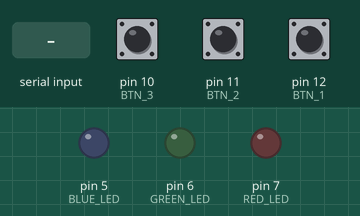
A sketch run on a simulated Arduino Uno, built with avr-gcc and run on an emulated ATmega328P. On the bench: output pins drawn as LEDs (lit = HIGH). The inputs (shaded band) are chosen by the test bench; at power-on: pin 10 (BTN_3) HIGH, pin 11 (BTN_2) HIGH, pin 12 (BTN_1) HIGH.

Above: at 1.2 s.
1.3 s: "1\n" received over Serial
At 2.4 s:
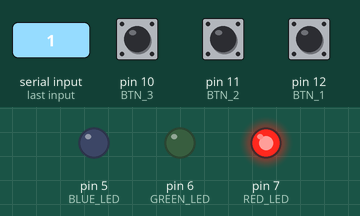
2.8 s: "2\n" received over Serial
At 3.6 s:
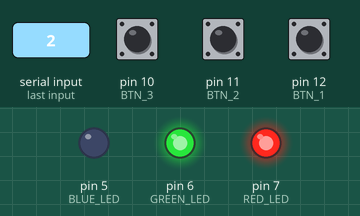
4.3 s: "3\n" received over Serial
At 4.7 s:
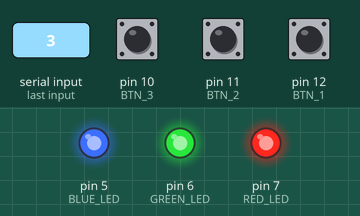
Timing chart, 0 to 7.3 s (numbered marks = the images above; inputs shaded):
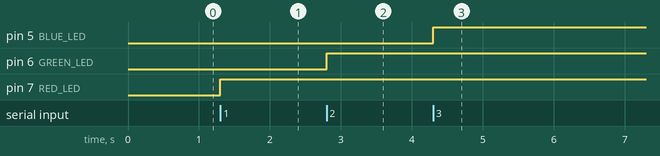

Measured:
- after the input at 1.3 s, pin 7 (RED_LED): LOW → HIGH at once
- after the input at 2.8 s, pin 6 (GREEN_LED): LOW → HIGH at once
- after the input at 4.3 s, pin 5 (BLUE_LED): LOW → HIGH at once

The sketch:

laboratory_activity_6.ino
```cpp
#include "myFunctions.h"

void setup() {
  Serial.begin(9600);
  setupHardware(); // Initialize Pins
  // Note: We avoid printing a startup message to keep the serial buffer clean for the Python parser
}

void loop() {
  // ==========================================
  // PART 1: INBOUND - Read from Python
  // Logic: Python sends '1', '2', '3' -> Toggle LEDs
  // ==========================================
    if (Serial.available() > 0) {

    String inputString = Serial.readStringUntil('\n');

    inputString.trim();

    if (inputString.length() == 0) {
      return;
    }

    if (inputString.length() > 1) {
      Serial.println("Error: Please input only one character.");
      return;
    }

    char input = inputString[0];

    // Ignore newline characters or carriage returns
    if (input != '\n' && input != '\r') {
      switch (input) {
        case '1':
          toggleRed();
          break;
        case '2':
          toggleGreen();
          break;
        case '3':
          toggleBlue();
          break;
        default:
        Serial.print("Error: Invalid input '");
        Serial.print(input);
        Serial.println("'");
          break;
        // No default case needed; ignore invalid data
      }
    }
  }

  // ==========================================
  // PART 2: OUTBOUND - Read Buttons & Send to Python
  // Logic: Button Press -> Send 'R', 'G', 'B'
  // Uses State Change Detection (Falling Edge)
  // ==========================================

  // Read current states
  int currentBtn1 = digitalRead(BTN_1);
  int currentBtn2 = digitalRead(BTN_2);
  int currentBtn3 = digitalRead(BTN_3);

  // --- Button 1 Logic (Red Request) ---
  if (lastBtn1State == HIGH && currentBtn1 == LOW) {
    Serial.print("R\n"); // Send single char
    delay(50);         // Simple Debounce
  }
  lastBtn1State = currentBtn1;

  // --- Button 2 Logic (Green Request) ---
  if (lastBtn2State == HIGH && currentBtn2 == LOW) {
    Serial.print("G\n");
    delay(50);
  }
  lastBtn2State = currentBtn2;

  // --- Button 3 Logic (Blue Request) ---
  if (lastBtn3State == HIGH && currentBtn3 == LOW) {
    Serial.print("B\n");
    delay(50);
  }
  lastBtn3State = currentBtn3;
}
```

myFunctions.h
```cpp
#ifndef myFunctions.h
#define myFunctions.h

// === Pin Assignments (Updated) ===
// LEDs moved to 7, 6, 5
#define RED_LED 7
#define GREEN_LED 6
#define BLUE_LED 5

// Buttons added to 12, 11, 10
// Note: Pin 10 was previously Blue LED, now it is Button 3
#define BTN_1 12
#define BTN_2 11
#define BTN_3 10

// === LED States ===
bool redState = false;
bool greenState = false;
bool blueState = false;

// === Button State Tracking (For Edge Detection) ===
// We need to track the previous state to detect a "press" event (High -> Low)
int lastBtn1State = HIGH;
int lastBtn2State = HIGH;
int lastBtn3State = HIGH;

// === Hardware Setup ===
void setupHardware() {
  // LED Outputs
  pinMode(RED_LED, OUTPUT);
  pinMode(GREEN_LED, OUTPUT);
  pinMode(BLUE_LED, OUTPUT);

  // Button Inputs with Internal Pull-up Resistors
  // (Input is HIGH when open, LOW when pressed)
  pinMode(BTN_1, INPUT_PULLUP);
  pinMode(BTN_2, INPUT_PULLUP);
  pinMode(BTN_3, INPUT_PULLUP);

  // Initialize LEDs to OFF
  digitalWrite(RED_LED, LOW);
  digitalWrite(GREEN_LED, LOW);
  digitalWrite(BLUE_LED, LOW);
}

// === Toggle Functions (Executed upon command from Python) ===
void toggleRed() {
  redState = !redState;
  digitalWrite(RED_LED, redState);
}

void toggleGreen() {
  greenState = !greenState;
  digitalWrite(GREEN_LED, greenState);
}

void toggleBlue() {
  blueState = !blueState;
  digitalWrite(BLUE_LED, blueState);
}

#endif
```
